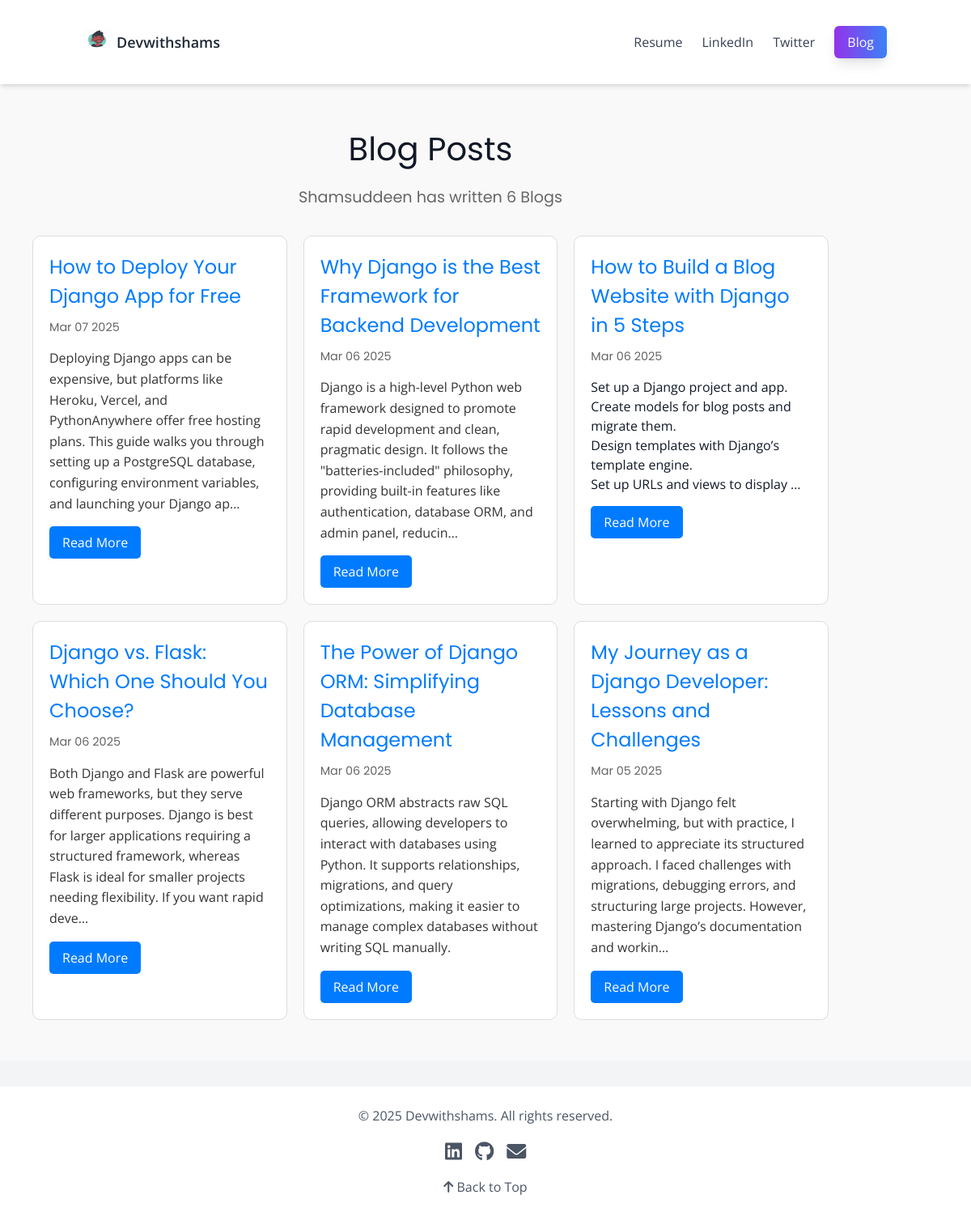
Screenshot of /blog/ with the database file from the repository.
### blog/models.py (models this page shows, shortened)
class Blog(models.Model):
    title = models.CharField(max_length=200)
    description = models.TextField()
    date = models.DateField()

### blog/views.py (the view)
# urls.py: path('', views.all_blogs, name='all_blogs'),
def all_blogs(request):
    posts = Blog.objects.order_by('-date')[:6]
    return render(request, 'blog/all_blogs.html', {'posts': posts})

### blog/templates/blog/all_blogs.html
{% extends "portfolio/base.html" %}
{% load static %}
{% block content %}
<section id="blog" class="blog-section">
    <div class="container">
        <h1>Blog Posts</h1>
        <h4>Shamsuddeen has written {{ posts.count }} Blog{{ posts.count|pluralize }}</h4>
        <div class="blog-grid">
            {% for post in posts %}
            <div class="blog-post">
                <a href="{% url 'blog:detail' post.id %}" class="blog-post-link">
                    <h2>{{ post.title }}</h2>
                </a>
                <h5>{{ post.date | date:"M d Y" }}</h5>
                <p>{{ post.description | safe | truncatechars:250 }}</p>
                <a href="{% url 'blog:detail' post.id %}" class="btn btn-primary">Read More</a>
            </div>
            {% endfor %}
        </div>
    </div>
</section>
{% endblock %}

### portfolio/static/portfolio/style.css (style rules this page uses)
:root { --primary-color: #007bff; --secondary-color: #ff5722; --background-color: #f9f9f9; --text-color: #333; --dark-bg: #1a1a1a; --white: #ffffff; --gray: #666; --transition: all 0.3s ease; }
body { font-family: 'Open Sans', sans-serif; margin: 0; padding: 0; background-color: var(--background-color); color: var(--text-color); line-height: 1.6; }
a { color: var(--primary-color); text-decoration: none; transition: var(--transition); }
h1, h2, h3, h4, h5, h6 { font-family: 'Poppins', sans-serif; font-weight: 600; margin: 0 0 1rem; }
.btn { padding: 10px 20px; border-radius: 5px; text-decoration: none; transition: var(--transition); }
.btn-primary { background-color: var(--secondary-color); color: var(--white); }
.blog-section { padding: 50px 20px; background-color: var(--background-color); text-align: center; }
.blog-section h1 { font-size: 2.5rem; margin-bottom: 1rem; }
.blog-section h4 { font-size: 1.2rem; color: var(--gray); margin-bottom: 2rem; }
.blog-grid { display: grid; grid-template-columns: repeat(auto-fit, minmax(300px, 1fr)); gap: 20px; padding: 0 20px; }
.blog-post { background-color: var(--white); border: 1px solid #ddd; border-radius: 10px; padding: 20px; text-align: left; transition: var(--transition); }
.blog-post h2 { font-size: 1.5rem; margin-bottom: 10px; color: var(--primary-color); }
.blog-post h5 { font-size: 0.9rem; color: var(--gray); margin-bottom: 10px; }
.blog-post p { font-size: 1rem; color: var(--text-color); line-height: 1.6; }
.blog-post .btn { background-color: var(--primary-color); color: var(--white); padding: 8px 16px; border-radius: 5px; text-decoration: none; transition: var(--transition); }
:root { --primary-color: #007bff; --secondary-color: #ff5722; --background-color: #f9f9f9; --text-color: #333; --white: #ffffff; --transition: all 0.3s ease; }
.btn-primary { background-color: #ff5722; color: #ffffff; }
.blog-post-link { text-decoration: none; color: var(--text-color); }
.blog-post-link h2 { font-size: 1.5rem; margin-bottom: 10px; color: var(--primary-color); transition: var(--transition); }
.blog-post p { font-size: 1rem; color: var(--text-color); line-height: 1.6; margin-bottom: 15px; }
.blog-post .btn { display: inline-block; background-color: var(--primary-color); color: var(--white); padding: 8px 16px; border-radius: 5px; text-decoration: none; transition: var(--transition); }

### rows the page displays
Blog: title "How to Deploy Your Django App for Free", date "Mar 07 2025", description "Deploying Django apps can be expensive, but platforms like Heroku, Vercel, and PythonAnywhere offer free hosting plans. This guide walks you through setting up a PostgreSQL database, configuring environment variables, and launching your Django ap…"
Blog: title "Why Django is the Best Framework for Backend Development", date "Mar 06 2025", description "Django is a high-level Python web framework designed to promote rapid development and clean, pragmatic design. It follows the \"batteries-included\" philosophy, providing built-in features like authentication, database ORM, and admin panel, reducin…"
Blog: title "How to Build a Blog Website with Django in 5 Steps", date "Mar 06 2025", description "Set up a Django project and app. Create models for blog posts and migrate them. Design templates with Django’s template engine. Set up URLs and views to display …"
Blog: title "Django vs. Flask: Which One Should You Choose?", date "Mar 06 2025", description "Both Django and Flask are powerful web frameworks, but they serve different purposes. Django is best for larger applications requiring a structured framework, whereas Flask is ideal for smaller projects needing flexibility. If you want rapid deve…"
Blog: title "The Power of Django ORM: Simplifying Database Management", date "Mar 06 2025", description "Django ORM abstracts raw SQL queries, allowing developers to interact with databases using Python. It supports relationships, migrations, and query optimizations, making it easier to manage complex databases without writing SQL manually."
Blog: title "My Journey as a Django Developer: Lessons and Challenges", date "Mar 05 2025", description "Starting with Django felt overwhelming, but with practice, I learned to appreciate its structured approach. I faced challenges with migrations, debugging errors, and structuring large projects. However, mastering Django’s documentation and workin…"

### other values shown
{{ posts.count }} "6"
